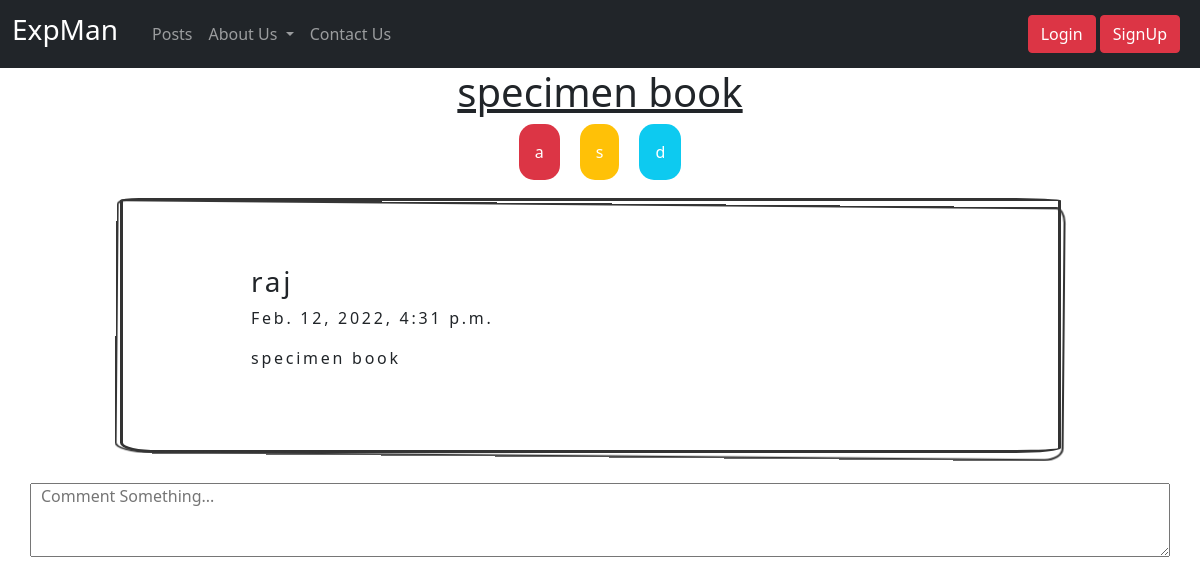
Page /posts/3 on the committed database.
### main/models.py (models this page shows, shortened)
class Post(models.Model):
    author=models.ForeignKey(Account,on_delete=models.CASCADE)
    title=models.CharField(max_length=15)
    date_created = models.DateTimeField(auto_now_add=True)
    content=models.TextField()

class Tags(models.Model):
    Post=models.ForeignKey(Post,on_delete=models.CASCADE)
    tag=models.CharField(max_length=15)

class Account(AbstractBaseUser):
    email=models.EmailField(verbose_name="email",max_length=60,unique=True)
    username=models.CharField(max_length=30,unique=True)
    date_joined=models.DateTimeField(verbose_name="date joined",auto_now_add=True)
    last_login=models.DateTimeField(verbose_name="last login",auto_now=True)
    is_admin=models.BooleanField(default=False)
    is_active=models.BooleanField(default=True)
    is_staff=models.BooleanField(default=False)
    is_superuser=models.BooleanField(default=False)
    gender=models.CharField(max_length=1,choices=(("M","MALE"),("F","FEMALE")))
    profession=models.CharField(max_length=1,choices=(("S","STUDENT"),("P","PROFESSIONAL")))
    bio=models.CharField(max_length=200)
    profile_photo=models.ImageField(upload_to='images')
    USERNAME_FIELD='email'
    REQUIRED_FIELDS=['username',]
    objects=MyAccountManager()

### main/views.py (the view)
# urls.py: path('posts/<int:id>', views.readpost,name="post"),
def readpost(request,id):
    return render(request,"readpost.html",{"post":Post.objects.get(id=id)})

### main/templates/readpost.html (shortened to what this page needs)
{%extends 'home.html'%}
{%block content%}
<h1 class="ttleRead">{{post.title}}</h1>
    <div class="tagsRead">
        <div class="p-3 mb-2 bg-danger text-white">{{post.tags_set.all.0.tag}}</div>
        <div class="p-3 mb-2 bg-warning text-white">{{post.tags_set.all.1.tag}}</div>
        <div class="p-3 mb-2 bg-info text-white">{{post.tags_set.all.2.tag}}</div>
    </div>
    <div class="sketchy">
        <div class="contentRead">
            <h3>{{post.author.username}}</h3>
            <p>{{post.date_created}}</p>
            <p class="bodyRead"> {{post.content|safe}}
        </div>
    </div>
    <div class="cmtReadPost">
        <textarea name="cmtreadPost" id="cometRP" cols="190" rows="3" placeholder="Comment Something..."></textarea>
    </div>
{%endblock%}

### main/templates/readpost.html (style rules this page uses)
.ttleRead { display: flex; justify-content: center; text-decoration: underline; }
.p-3, .mb-2, .bg-info, .text-white { margin: 0px 10px; border-radius: 15px; }
.tagsRead { display: flex; justify-content: center; }
.sketchy { margin: 10px auto; width: 80%; }
.contentRead { padding: 4rem 8rem; display: inline-block; border: 3px solid #333333; font-size: 1rem; border-radius: 2% 6% 5% 4%/1% 1% 2% 4%; letter-spacing: 0.3ch; background: #ffffff; position: relative; width: 98%; }
.contentRead::before { content: ""; border: 2px solid #353535; display: block; width: 100%; height: 100%; position: absolute; top: 50%; left: 50%; transform: translate3d(-50%, -50%, 0) scale(1.015) rotate(0.5deg); border-radius: 1% 1% 2% 4%/2% 6% 5% 4%; margin: 5px auto; }
.cmtReadPost { margin: 30px; display: flex; justify-content: center; }
#cometRP { padding: 0px 10px; }

### rows in the picture
Post: title "specimen book", tags_set.all.0.tag "a", tags_set.all.1.tag "s", tags_set.all.2.tag "d", author.username "raj", date_created "Feb. 12, 2022, 4:31 p.m.", content "specimen book"
